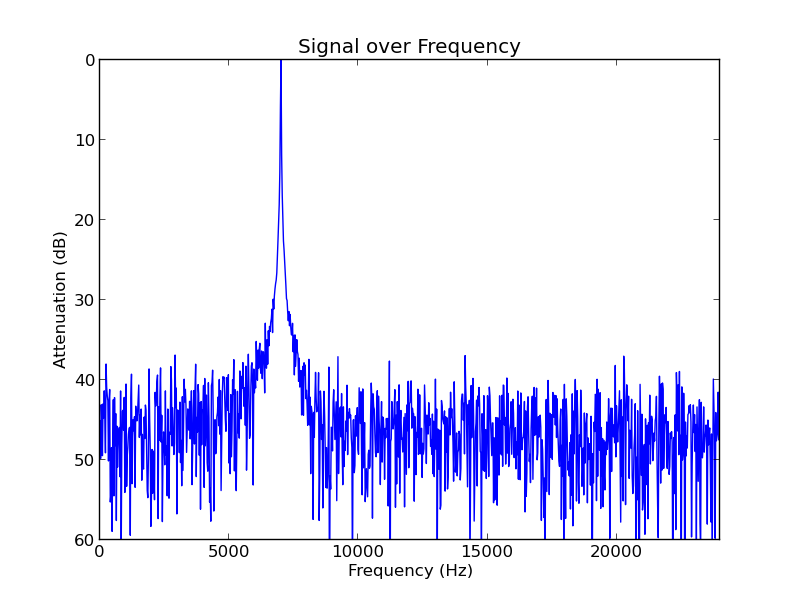

Write the Python code that produced this figure.
import numpy as np
from matplotlib import pyplot as plt
sample_rate = 48e3
freq = 7e3
N = 2048
n = np.arange(N)
y = np.sin(2 * np.pi * freq \
        * (n / sample_rate)) \
        + np.random.normal(
                0, .1, N)
frq = np.fft.fftfreq(len(n),
        1./sample_rate)
Y = np.fft.fft(y)
power_Y = np.abs(Y) ** 2
power_db = -10 * np.log10(
        power_Y / np.max(power_Y))
plt.plot(frq[0:len(frq)/2],
        power_db[0:len(frq)/2],
        'b')
plt.title('Signal over Frequency')
plt.ylim(60, 0)
plt.ylabel('Attenuation (dB)')
plt.xlim(0, sample_rate / 2)
plt.xlabel('Frequency (Hz)')
plt.savefig("fourierplt.png")
